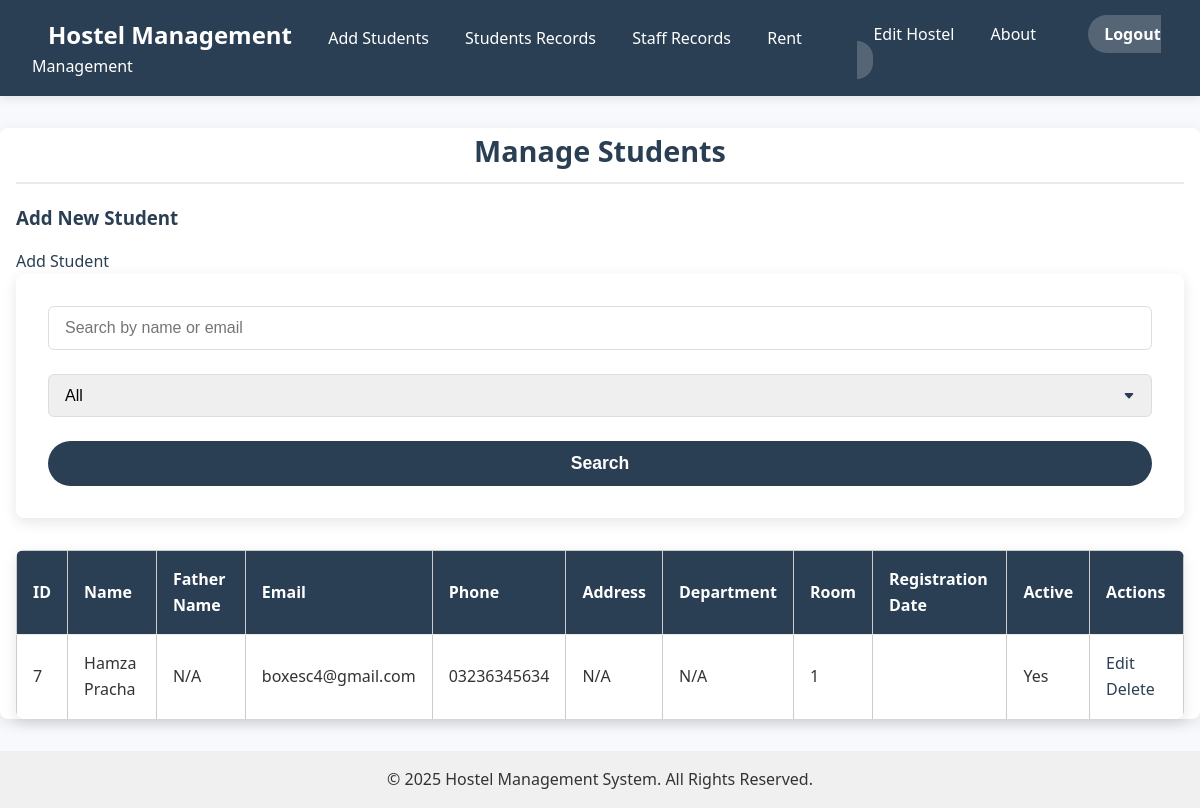
/students/ (signed in), run on an earlier commit of the app's database.
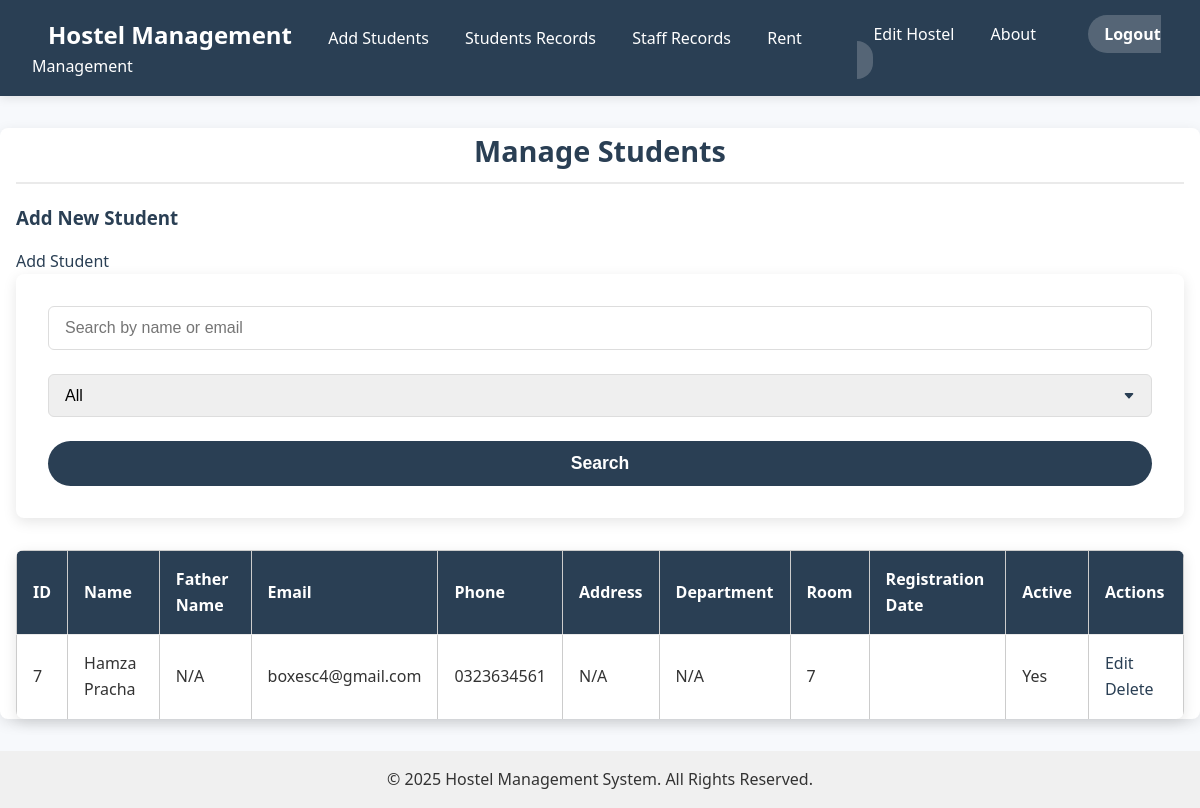
And on a later commit of the database.
### members/models.py (models this page shows, shortened)
class Student(models.Model):
    hostel = models.ForeignKey(Hostel, on_delete=models.CASCADE, related_name='students')
    name = models.CharField(max_length=100)
    father_name = models.CharField(max_length=100, blank=True, null=True)
    email = models.EmailField(unique=True)
    phone_number = models.CharField(max_length=15)
    address = models.TextField(blank=True, null=True)
    department = models.CharField(max_length=100, blank=True, null=True)
    room = models.ForeignKey(Room, on_delete=models.SET_NULL, null=True, blank=True, related_name='students')
    registration_date = models.DateField(auto_now_add=True)
    is_active = models.BooleanField(default=True)

class Room(models.Model):
    hostel = models.ForeignKey(Hostel, on_delete=models.CASCADE, related_name='rooms')
    room_number = models.IntegerField()
    capacity = models.IntegerField(default=2)
    monthly_price = models.DecimalField(max_digits=8, decimal_places=2, default=0.00)
    is_available = models.BooleanField(default=True)

### members/views.py (the view)
# urls.py: path('students/', manage_students, name='manage_students'),
@login_required
def manage_students(request):
    hostel = Hostel.objects.filter(owner=request.user).first()
    students = Student.objects.filter(hostel=hostel)
    query = request.GET.get('search')
    if query:
        students = students.filter(name__icontains=query) | students.filter(email__icontains=query)
    status = request.GET.get('status')
    if status == 'active':
        students = students.filter(is_active=True)
    elif status == 'inactive':
        students = students.filter(is_active=False)
    return render(request, 'index.html', {
        'students': students,
        'query': query
    })

### members/templates/index.html (shortened to what this page needs)
{% extends 'base.html' %}
{% block content %}
<h2>Manage Students</h2>
<div class="section-container">
    <h3>Add New Student</h3>
    <a href="{% url 'create_student' %}" class="btn">Add Student</a>
</div>
<div class="section-container">
    <form method="GET" action="{% url 'manage_students' %}" class="search-form">
        <div class="form-group">
            <input type="text" name="search" placeholder="Search by name or email" value="{{ squery }}"/>
        </div>
        <div class="form-group">
            <select name="status">
                <option value="">All</option>
            </select>
        </div>
        <button type="submit" class="btn">Search</button>
    </form>
    <table class="data-table">
        <thead>
            <tr>
                <th>ID</th>
                <th>Name</th>
                <th>Father Name</th>
                <th>Email</th>
                <th>Phone</th>
                <th>Address</th>
                <th>Department</th>
                <th>Room</th>
                <th>Registration Date</th>
                <th>Active</th>
                <th>Actions</th>
            </tr>
        </thead>
        <tbody>
            {% for student in students %}
                <tr>
                    <td>{{ student.id }}</td>
                    <td>{{ student.name }}</td>
                    <td>{{ student.father_name|default:"N/A" }}</td>
                    <td>{{ student.email }}</td>
                    <td>{{ student.phone_number }}</td>
                    <td>{{ student.address|default:"N/A"|truncatechars:30 }}</td>
                    <td>{{ student.department|default:"N/A" }}</td>
                    <td>
                        {% if student.room %}
                            {{ student.room.room_number }}
                        {% else %}
                            N/A
                        {% endif %}
                    </td>
                    <td>{{ student.registration_date|date:"Y-m-d" }}</td>
                    <td>{{ student.is_active|yesno:"Yes,No" }}</td>
                    <td>
                        <a href="{% url 'edit_student' student.id %}" class="action-link">Edit</a>
                        <a href="{% url 'delete_student' student.id %}" class="action-link delete">Delete</a>
                    </td>
                </tr>
            {% empty %}
                <tr><td colspan="11">No students found.</td></tr>
            {% endfor %}
        </tbody>
    </table>
</div>
{% endblock %}

What changed in the data, as far as the page shows it:
changed Student "Hamza Pracha": phone_number "03236345634" → "0323634561"; room.room_number "1" → "7"
